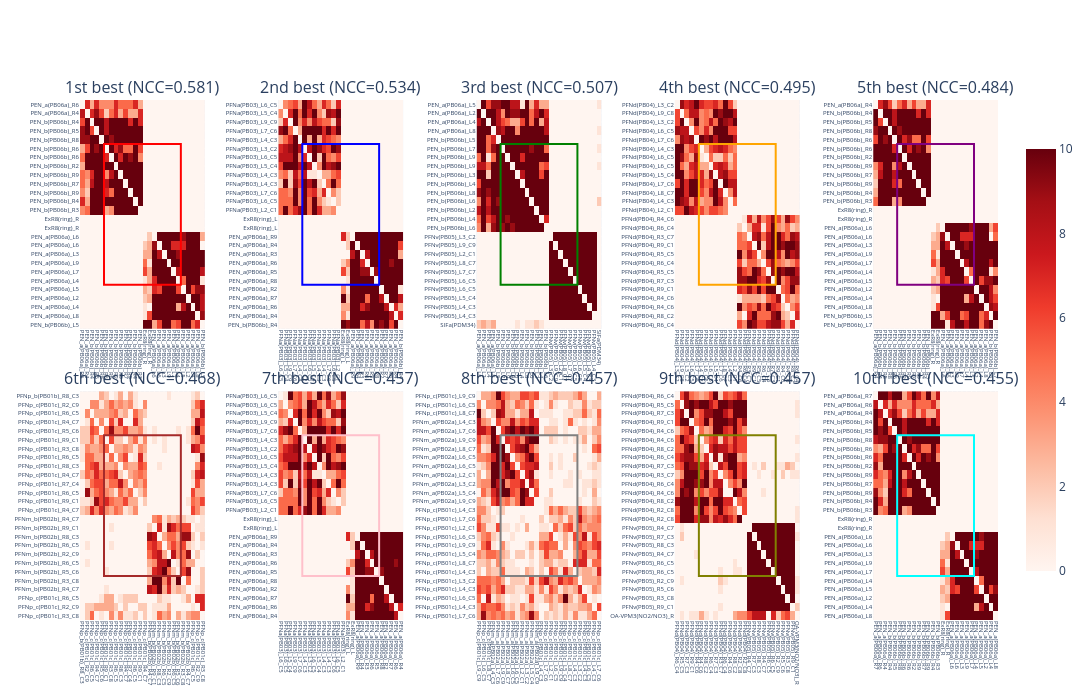

Write notebook code for a chart like this one.
### Markdown cell above
# find_best_submatrix

### Code cell
import numpy as np
from numpy.lib.stride_tricks import sliding_window_view
import matplotlib.pyplot as plt
from matplotlib.patches import Rectangle

def find_best_submatrix(image: np.ndarray,
                        pattern: np.ndarray,
                        method: str = "ncc",
                        return_map: bool = True,
                        eps: float = 1e-12,
                        top_k: int = 1):
    """
    Find the top-k best matching submatrices in `image` that match `pattern`.

    - method="ncc": normalized cross-correlation in [-1, 1]; higher is more similar
    - method="ssd": negative sum of squared differences; higher (less negative) is more similar

    Returns:
        List of tuples: [(top, left, best_score, best_patch), ...] for top-k matches
        If return_map=True, also returns score_map as last element
    """
    image = np.asarray(image, dtype=np.float64)
    pattern = np.asarray(pattern, dtype=np.float64)

    if image.ndim != 2 or pattern.ndim != 2:
        raise ValueError("Both `image` and `pattern` must be 2D arrays.")

    H, W = image.shape
    h, w = pattern.shape
    if h > H or w > W:
        raise ValueError("`pattern` must be smaller than or equal to `image` in both dimensions.")

    # Sliding window view over the image to compare every h×w patch
    windows = sliding_window_view(image, (h, w))  # shape: (H-h+1, W-w+1, h, w)

    if method.lower() == "ncc":
        # Z-score the pattern
        pattern_mean = pattern.mean()
        pattern_std = pattern.std() + eps
        pattern_z = (pattern - pattern_mean) / pattern_std

        # Window-wise mean/std
        win_mean = windows.mean(axis=(2, 3))
        win_std = windows.std(axis=(2, 3)) + eps

        # Pearson correlation coefficient via z-scored dot product
        score_map = ((windows - win_mean[..., None, None]) * pattern_z).sum(axis=(2, 3)) / (win_std * (h * w))

    elif method.lower() == "ssd":
        # Negative SSD so that higher is better
        diffs = windows - pattern  # broadcast over (h, w)
        score_map = -np.square(diffs).sum(axis=(2, 3))

    else:
        raise ValueError("Unsupported method. Use 'ncc' or 'ssd'.")

    # Find top-k matches
    flat_scores = score_map.flatten()
    top_k_indices = np.argpartition(flat_scores, -top_k)[-top_k:]
    top_k_indices = top_k_indices[np.argsort(flat_scores[top_k_indices])[::-1]]  # Sort in descending order
    
    results = []
    for idx in top_k_indices:
        best_rc = np.unravel_index(idx, score_map.shape)
        top, left = int(best_rc[0]), int(best_rc[1])
        best_score = float(score_map[best_rc])
        best_patch = image[top:top + h, left:left + w]
        results.append((top, left, best_score, best_patch))

    if return_map:
        return results, score_map
    return results


# --- Example usage (uses matrix W if it exists in the notebook) ---
try:
    W = W_sorted
    H, Wn = W.shape  # noqa: F821
    # Choose a pattern size (use 16×16 if possible, else fall back to half size)
    ph = 16 if H >= 16 else max(1, H // 2)
    pw = 16 if Wn >= 16 else max(1, Wn // 2)
    pattern = W_pattern

    top_k = 10
    results, score_map = find_best_submatrix(W_sorted, W_pattern, method=SUBMATRIX_METHOD, return_map=True, top_k=top_k) # ncc or ssd

    k = min(top_k, len(results))
    print(f"Top {k} best matches:")
    for i, (top, left, score, sub) in enumerate(results[:k]):
        if 'sorted_neuron_names' in locals() and top < len(sorted_neuron_names) and left < len(sorted_neuron_names):
            row_name = sorted_neuron_names[top]
            col_name = sorted_neuron_names[left]
            name_str = f" [{row_name} -> {col_name}]"
        else:
            name_str = ""
        print(f"  {i+1}. Top-left at (row={top}, col={left}){name_str}, NCC={score:.4f}, pattern size=({ph}, {pw})")

    if k == 0:
        print("No matches found.")
    else:
        # Consistent color scaling for W (robust percentiles)
        W_vmin, W_vmax = np.percentile(W, 1), np.percentile(W, 99)

        colors = ['red', 'blue', 'green', 'orange', 'purple', 'brown', 'pink', 'gray', 'olive', 'cyan']
        match_labels = ['1st best', '2nd best', '3rd best', '4th best', '5th best',
                        '6th best', '7th best', '8th best', '9th best', '10th best']

        # Figure 1: Full matrix with all top-k matches overlaid (Plotly)
        import os
        import plotly.graph_objects as go
        import plotly.io as pio

        fig1 = go.Figure(
            data=[
                go.Heatmap(
                    z=W,
                    colorscale="Reds",
                    zmin=W_vmin,
                    zmax=W_vmax,
                    colorbar=dict(len=0.85),
                    hovertemplate="Row %{y}, Col %{x}, Value %{z}<extra></extra>",
                )
            ]
        )

        # Add rectangle outlines for top-k matches
        for i, (top, left, _, _) in enumerate(results[:k]):
            x0 = left - 0.5
            x1 = left + pw - 0.5
            y0 = top - 0.5
            y1 = top + ph - 0.5
            fig1.add_trace(
                go.Scatter(
                    x=[x0, x1, x1, x0, x0],
                    y=[y0, y0, y1, y1, y0],
                    mode="lines",
                    line=dict(color=colors[i], width=2),
                    name=f"{match_labels[i]}",
                    hoverinfo="skip",
                    showlegend=True,
                )
            )

        fig1.update_layout(
            title=f"Matrix W with top {k} matches with {SUBMATRIX_METHOD} method",
            xaxis_title="Column",
            yaxis_title="Row",
            yaxis=dict(scaleanchor="x", autorange="reversed"),
            template="plotly_white",
            legend=dict(x=0.99, y=0.01, xanchor="right", yanchor="bottom", font=dict(size=10)),
            margin=dict(l=60, r=60, t=60, b=60),
            width=800,
            height=800,
        )

        # Save interactive HTML
        output_dir = "/home/pajucg/2D/docs"
        os.makedirs(output_dir, exist_ok=True)
        fig1_html_path = os.path.join(output_dir, f"{REGION}_matrix_W_top_{k}_matches_{SUBMATRIX_METHOD}_{PATTERN}.html")
        pio.write_html(fig1, file=fig1_html_path, include_plotlyjs="cdn", full_html=True)
        # Also display in notebook
        fig1.show()

        # Figure 2: Compact zoom grid of top-k matches (Plotly)
        from plotly.subplots import make_subplots
        import plotly.graph_objects as go

        cols = min(5, k)
        rows = int(np.ceil(k / cols))

        # Titles for each subplot (fill with empty for unused slots)
        subplot_titles = []
        for idx in range(rows * cols):
            if idx < k:
                top_i, left_i, score_i, _ = results[idx]
                subplot_titles.append(f"{match_labels[idx]} (NCC={score_i:.3f})")
            else:
                subplot_titles.append("")

        fig2 = make_subplots(
            rows=rows,
            cols=cols,
            subplot_titles=subplot_titles,
            horizontal_spacing=0.08,
            vertical_spacing=0.12,
        )

        for idx in range(rows * cols):
            r = (idx // cols) + 1
            c = (idx % cols) + 1
            if idx < k:
                top, left, score, _ = results[idx]
                # Zoom bounds
                zoom_margin = 5
                zoom_top = max(0, top - zoom_margin)
                zoom_bottom = min(H, top + ph + zoom_margin)
                zoom_left = max(0, left - zoom_margin)
                zoom_right = min(Wn, left + pw + zoom_margin)

                zoom_region = W[zoom_top:zoom_bottom, zoom_left:zoom_right]

                # Use absolute indices for axes (so labels can be neuron names)
                x_vals = np.arange(zoom_left, zoom_right)
                y_vals = np.arange(zoom_top, zoom_bottom)

                fig2.add_trace(
                    go.Heatmap(
                        z=zoom_region,
                        x=x_vals,
                        y=y_vals,
                        coloraxis="coloraxis",
                        zsmooth=False,
                    ),
                    row=r,
                    col=c,
                )

                # Rectangle in data coordinates around the matched patch
                axis_index = (r - 1) * cols + c
                fig2.add_shape(
                    type="rect",
                    xref=f"x{axis_index}",
                    yref=f"y{axis_index}",
                    x0=left - 0.5,
                    y0=top - 0.5,
                    x1=left + pw - 0.5,
                    y1=top + ph - 0.5,
                    line=dict(color=colors[idx], width=2),
                    fillcolor="rgba(0,0,0,0)",
                )

                # Axis tick labels
                if 'sorted_neuron_names' in locals():
                    zoom_row_names = [sorted_neuron_names[j] if j < len(sorted_neuron_names) else f"Row {j}" for j in y_vals]
                    zoom_col_names = [sorted_neuron_names[j] if j < len(sorted_neuron_names) else f"Col {j}" for j in x_vals]
                else:
                    zoom_row_names = [f"Row {j}" for j in y_vals]
                    zoom_col_names = [f"Col {j}" for j in x_vals]

                fig2.update_xaxes(
                    tickmode="array",
                    tickvals=x_vals,
                    ticktext=zoom_col_names,
                    tickangle=90,
                    tickfont=dict(size=6),
                    row=r,
                    col=c,
                )
                fig2.update_yaxes(
                    tickmode="array",
                    tickvals=y_vals,
                    ticktext=zoom_row_names,
                    autorange="reversed",
                    tickfont=dict(size=6),
                    row=r,
                    col=c,
                )
            else:
                # Hide unused subplots
                fig2.update_xaxes(visible=False, row=r, col=c)
                fig2.update_yaxes(visible=False, row=r, col=c)

        # Shared colorbar and sizing
        fig2.update_layout(
            coloraxis=dict(
                colorscale="Reds",
                cmin=W_vmin,
                cmax=W_vmax,
                colorbar=dict(len=0.85),
            ),
            width=int(350 * cols),
            height=int(350 * rows),
        )
        fig2.show()
        output_dir = "/home/pajucg/2D/docs"
        os.makedirs(output_dir, exist_ok=True)
        fig2_html_path = os.path.join(output_dir, f"{REGION}_fig2_zoomed_patches_{PATTERN}.html")
        pio.write_html(fig2, file=fig2_html_path, include_plotlyjs="cdn", full_html=True)        
        print("Saved fig2 to fig2_zoomed_patches.html")

        # Figure 3: Similarity map with top-k markers
        fig3, ax3 = plt.subplots(1, 1, figsize=(8, 6), constrained_layout=True)
        im3 = ax3.imshow(score_map, cmap="magma", interpolation="nearest", aspect="equal")
        for i, (top, left, score, _) in enumerate(results[:k]):
            ax3.plot(left, top, marker='o', markersize=6, color=colors[i],
                     markeredgecolor='white', markeredgewidth=1.5,
                     label=f"{match_labels[i]} ({score:.3f})")
        ax3.set_title(f"Similarity map ({SUBMATRIX_METHOD}) with top {k} matches")
        ax3.set_xlabel("Left column index")
        ax3.set_ylabel("Top row index")
        ax3.legend(bbox_to_anchor=(1.02, 1), loc='upper left', fontsize=8)
        fig3.colorbar(im3, ax=ax3, shrink=0.85)
        plt.show()

except NameError:
    # If W is not defined yet in the notebook, just define a tiny demo
    demo = np.random.rand(32, 32)
    tpl = demo[8:16, 10:18] + 0.25  # make a slightly brighter patch
    results, smap = find_best_submatrix(demo, tpl, method="ssd", return_map=True, top_k=10)
    print("(Demo) Top 10 matches:")
    for i, (t, l, s, sub) in enumerate(results):
        print(f"  {i+1}. Best match at (row={t}, col={l}), SSD={s:.4f}")

### Figure 1 — Plotly figure (JSON) as saved in the notebook; plotly's stock layout.template omitted (floating-point values rounded to 4 significant figures; data arrays with more than 128 entries replaced by an {"elided": "..."} marker saying what was removed)
{"data": [{"coloraxis": "coloraxis", "type": "heatmap", "x": [231, 232, 233, 234, 235, 236, 237, 238, 239, 240, 241, 242, 243, 244, 245, 246, 247, 248, 249, 250, 251, 252, 253, 254, 255, 256], "xaxis": "x", "y": [231, 232, 233, 234, 235, 236, 237, 238, 239, 240, 241, 242, 243, 244, 245, 246, 247, 248, 249, 250, 251, 252, 253, 254, 255, 256], "yaxis": "y", "z": {"elided": "26x26 int values"}, "zsmooth": false}, {"coloraxis": "coloraxis", "type": "heatmap", "x": [208, 209, 210, 211, 212, 213, 214, 215, 216, 217, 218, 219, 220, 221, 222, 223, 224, 225, 226, 227, 228, 229, 230, 231, 232, 233], "xaxis": "x2", "y": [208, 209, 210, 211, 212, 213, 214, 215, 216, 217, 218, 219, 220, 221, 222, 223, 224, 225, 226, 227, 228, 229, 230, 231, 232, 233], "yaxis": "y2", "z": {"elided": "26x26 int values"}, "zsmooth": false}, {"coloraxis": "coloraxis", "type": "heatmap", "x": [252, 253, 254, 255, 256, 257, 258, 259, 260, 261, 262, 263, 264, 265, 266, 267, 268, 269, 270, 271, 272, 273, 274, 275, 276, 277], "xaxis": "x3", "y": [252, 253, 254, 255, 256, 257, 258, 259, 260, 261, 262, 263, 264, 265, 266, 267, 268, 269, 270, 271, 272, 273, 274, 275, 276, 277], "yaxis": "y3", "z": {"elided": "26x26 int values"}, "zsmooth": false}, {"coloraxis": "coloraxis", "type": "heatmap", "x": [326, 327, 328, 329, 330, 331, 332, 333, 334, 335, 336, 337, 338, 339, 340, 341, 342, 343, 344, 345, 346, 347, 348, 349, 350, 351], "xaxis": "x4", "y": [326, 327, 328, 329, 330, 331, 332, 333, 334, 335, 336, 337, 338, 339, 340, 341, 342, 343, 344, 345, 346, 347, 348, 349, 350, 351], "yaxis": "y4", "z": {"elided": "26x26 int values"}, "zsmooth": false}, {"coloraxis": "coloraxis", "type": "heatmap", "x": [232, 233, 234, 235, 236, 237, 238, 239, 240, 241, 242, 243, 244, 245, 246, 247, 248, 249, 250, 251, 252, 253, 254, 255, 256, 257], "xaxis": "x5", "y": [232, 233, 234, 235, 236, 237, 238, 239, 240, 241, 242, 243, 244, 245, 246, 247, 248, 249, 250, 251, 252, 253, 254, 255, 256, 257], "yaxis": "y5", "z": {"elided": "26x26 int values"}, "zsmooth": false}, {"coloraxis": "coloraxis", "type": "heatmap", "x": [117, 118, 119, 120, 121, 122, 123, 124, 125, 126, 127, 128, 129, 130, 131, 132, 133, 134, 135, 136, 137, 138, 139, 140, 141, 142], "xaxis": "x6", "y": [117, 118, 119, 120, 121, 122, 123, 124, 125, 126, 127, 128, 129, 130, 131, 132, 133, 134, 135, 136, 137, 138, 139, 140, 141, 142], "yaxis": "y6", "z": {"elided": "26x26 int values"}, "zsmooth": false}, {"coloraxis": "coloraxis", "type": "heatmap", "x": [207, 208, 209, 210, 211, 212, 213, 214, 215, 216, 217, 218, 219, 220, 221, 222, 223, 224, 225, 226, 227, 228, 229, 230, 231, 232], "xaxis": "x7", "y": [207, 208, 209, 210, 211, 212, 213, 214, 215, 216, 217, 218, 219, 220, 221, 222, 223, 224, 225, 226, 227, 228, 229, 230, 231, 232], "yaxis": "y7", "z": {"elided": "26x26 int values"}, "zsmooth": false}, {"coloraxis": "coloraxis", "type": "heatmap", "x": [409, 410, 411, 412, 413, 414, 415, 416, 417, 418, 419, 420, 421, 422, 423, 424, 425, 426, 427, 428, 429, 430, 431, 432, 433, 434], "xaxis": "x8", "y": [409, 410, 411, 412, 413, 414, 415, 416, 417, 418, 419, 420, 421, 422, 423, 424, 425, 426, 427, 428, 429, 430, 431, 432, 433, 434], "yaxis": "y8", "z": {"elided": "26x26 int values"}, "zsmooth": false}, {"coloraxis": "coloraxis", "type": "heatmap", "x": [344, 345, 346, 347, 348, 349, 350, 351, 352, 353, 354, 355, 356, 357, 358, 359, 360, 361, 362, 363, 364, 365, 366, 367, 368, 369], "xaxis": "x9", "y": [344, 345, 346, 347, 348, 349, 350, 351, 352, 353, 354, 355, 356, 357, 358, 359, 360, 361, 362, 363, 364, 365, 366, 367, 368, 369], "yaxis": "y9", "z": {"elided": "26x26 int values"}, "zsmooth": false}, {"coloraxis": "coloraxis", "type": "heatmap", "x": [230, 231, 232, 233, 234, 235, 236, 237, 238, 239, 240, 241, 242, 243, 244, 245, 246, 247, 248, 249, 250, 251, 252, 253, 254, 255], "xaxis": "x10", "y": [230, 231, 232, 233, 234, 235, 236, 237, 238, 239, 240, 241, 242, 243, 244, 245, 246, 247, 248, 249, 250, 251, 252, 253, 254, 255], "yaxis": "y10", "z": {"elided": "26x26 int values"}, "zsmooth": false}], "layout": {"annotations": [{"font": {"size": 16}, "showarrow": false, "text": "1st best (NCC=0.581)", "x": 0.068, "xanchor": "center", "xref": "paper", "y": 1, "yanchor": "bottom", "yref": "paper"}, {"font": {"size": 16}, "showarrow": false, "text": "2nd best (NCC=0.534)", "x": 0.284, "xanchor": "center", "xref": "paper", "y": 1, "yanchor": "bottom", "yref": "paper"}, {"font": {"size": 16}, "showarrow": false, "text": "3rd best (NCC=0.507)", "x": 0.5, "xanchor": "center", "xref": "paper", "y": 1, "yanchor": "bottom", "yref": "paper"}, {"font": {"size": 16}, "showarrow": false, "text": "4th best (NCC=0.495)", "x": 0.716, "xanchor": "center", "xref": "paper", "y": 1, "yanchor": "bottom", "yref": "paper"}, {"font": {"size": 16}, "showarrow": false, "text": "5th best (NCC=0.484)", "x": 0.932, "xanchor": "center", "xref": "paper", "y": 1, "yanchor": "bottom", "yref": "paper"}, {"font": {"size": 16}, "showarrow": false, "text": "6th best (NCC=0.468)", "x": 0.068, "xanchor": "center", "xref": "paper", "y": 0.44, "yanchor": "bottom", "yref": "paper"}, {"font": {"size": 16}, "showarrow": false, "text": "7th best (NCC=0.457)", "x": 0.284, "xanchor": "center", "xref": "paper", "y": 0.44, "yanchor": "bottom", "yref": "paper"}, {"font": {"size": 16}, "showarrow": false, "text": "8th best (NCC=0.457)", "x": 0.5, "xanchor": "center", "xref": "paper", "y": 0.44, "yanchor": "bottom", "yref": "paper"}, {"font": {"size": 16}, "showarrow": false, "text": "9th best (NCC=0.457)", "x": 0.716, "xanchor": "center", "xref": "paper", "y": 0.44, "yanchor": "bottom", "yref": "paper"}, {"font": {"size": 16}, "showarrow": false, "text": "10th best (NCC=0.455)", "x": 0.932, "xanchor": "center", "xref": "paper", "y": 0.44, "yanchor": "bottom", "yref": "paper"}], "coloraxis": {"cmax": 10, "cmin": 0, "colorbar": {"len": 0.85}, "colorscale": [[0, "rgb(255,245,240)"], [0.125, "rgb(254,224,210)"], [0.25, "rgb(252,187,161)"], [0.375, "rgb(252,146,114)"], [0.5, "rgb(251,106,74)"], [0.625, "rgb(239,59,44)"], [0.75, "rgb(203,24,29)"], [0.875, "rgb(165,15,21)"], [1, "rgb(103,0,13)"]]}, "height": 700, "shapes": [{"fillcolor": "rgba(0,0,0,0)", "line": {"color": "red", "width": 2}, "type": "rect", "x0": 235.5, "x1": 251.5, "xref": "x", "y0": 235.5, "y1": 251.5, "yref": "y"}, {"fillcolor": "rgba(0,0,0,0)", "line": {"color": "blue", "width": 2}, "type": "rect", "x0": 212.5, "x1": 228.5, "xref": "x2", "y0": 212.5, "y1": 228.5, "yref": "y2"}, {"fillcolor": "rgba(0,0,0,0)", "line": {"color": "green", "width": 2}, "type": "rect", "x0": 256.5, "x1": 272.5, "xref": "x3", "y0": 256.5, "y1": 272.5, "yref": "y3"}, {"fillcolor": "rgba(0,0,0,0)", "line": {"color": "orange", "width": 2}, "type": "rect", "x0": 330.5, "x1": 346.5, "xref": "x4", "y0": 330.5, "y1": 346.5, "yref": "y4"}, {"fillcolor": "rgba(0,0,0,0)", "line": {"color": "purple", "width": 2}, "type": "rect", "x0": 236.5, "x1": 252.5, "xref": "x5", "y0": 236.5, "y1": 252.5, "yref": "y5"}, {"fillcolor": "rgba(0,0,0,0)", "line": {"color": "brown", "width": 2}, "type": "rect", "x0": 121.5, "x1": 137.5, "xref": "x6", "y0": 121.5, "y1": 137.5, "yref": "y6"}, {"fillcolor": "rgba(0,0,0,0)", "line": {"color": "pink", "width": 2}, "type": "rect", "x0": 211.5, "x1": 227.5, "xref": "x7", "y0": 211.5, "y1": 227.5, "yref": "y7"}, {"fillcolor": "rgba(0,0,0,0)", "line": {"color": "gray", "width": 2}, "type": "rect", "x0": 413.5, "x1": 429.5, "xref": "x8", "y0": 413.5, "y1": 429.5, "yref": "y8"}, {"fillcolor": "rgba(0,0,0,0)", "line": {"color": "olive", "width": 2}, "type": "rect", "x0": 348.5, "x1": 364.5, "xref": "x9", "y0": 348.5, "y1": 364.5, "yref": "y9"}, {"fillcolor": "rgba(0,0,0,0)", "line": {"color": "cyan", "width": 2}, "type": "rect", "x0": 234.5, "x1": 250.5, "xref": "x10", "y0": 234.5, "y1": 250.5, "yref": "y10"}], "width": 1750, "xaxis": {"anchor": "y", "domain": [0, 0.136], "tickangle": 90, "tickfont": {"size": 6}, "tickmode": "array", "ticktext": ["PEN_a(PB06a)_R6", "PEN_a(PB06a)_R4", "PEN_b(PB06b)_R4", "PEN_b(PB06b)_R5", "PEN_b(PB06b)_R8", "PEN_b(PB06b)_R6", "PEN_b(PB06b)_R6", "PEN_b(PB06b)_R2", "PEN_b(PB06b)_R9", "PEN_b(PB06b)_R7", "PEN_b(PB06b)_R9", "PEN_b(PB06b)_R4", "PEN_b(PB06b)_R3", "ExR8(ring)_R", "ExR8(ring)_R", "PEN_a(PB06a)_L6", "PEN_a(PB06a)_L6", "PEN_a(PB06a)_L3", "PEN_a(PB06a)_L9", "PEN_a(PB06a)_L7", "PEN_a(PB06a)_L4", "PEN_a(PB06a)_L5", "PEN_a(PB06a)_L2", "PEN_a(PB06a)_L4", "PEN_a(PB06a)_L8", "PEN_b(PB06b)_L5"], "tickvals": [231, 232, 233, 234, 235, 236, 237, 238, 239, 240, 241, 242, 243, 244, 245, 246, 247, 248, 249, 250, 251, 252, 253, 254, 255, 256]}, "xaxis10": {"anchor": "y10", "domain": [0.864, 1.0], "tickangle": 90, "tickfont": {"size": 6}, "tickmode": "array", "ticktext": ["PEN_a(PB06a)_R7", "PEN_a(PB06a)_R6", "PEN_a(PB06a)_R4", "PEN_b(PB06b)_R4", "PEN_b(PB06b)_R5", "PEN_b(PB06b)_R8", "PEN_b(PB06b)_R6", "PEN_b(PB06b)_R6", "PEN_b(PB06b)_R2", "PEN_b(PB06b)_R9", "PEN_b(PB06b)_R7", "PEN_b(PB06b)_R9", "PEN_b(PB06b)_R4", "PEN_b(PB06b)_R3", "ExR8(ring)_R", "ExR8(ring)_R", "PEN_a(PB06a)_L6", "PEN_a(PB06a)_L6", "PEN_a(PB06a)_L3", "PEN_a(PB06a)_L9", "PEN_a(PB06a)_L7", "PEN_a(PB06a)_L4", "PEN_a(PB06a)_L5", "PEN_a(PB06a)_L2", "PEN_a(PB06a)_L4", "PEN_a(PB06a)_L8"], "tickvals": [230, 231, 232, 233, 234, 235, 236, 237, 238, 239, 240, 241, 242, 243, 244, 245, 246, 247, 248, 249, 250, 251, 252, 253, 254, 255]}, "xaxis2": {"anchor": "y2", "domain": [0.216, 0.352], "tickangle": 90, "tickfont": {"size": 6}, "tickmode": "array", "ticktext": ["PFNa(PB03)_L6_C5", "PFNa(PB03)_L5_C4", "PFNa(PB03)_L9_C9", "PFNa(PB03)_L7_C6", "PFNa(PB03)_L4_C3", "PFNa(PB03)_L3_C2", "PFNa(PB03)_L6_C5", "PFNa(PB03)_L5_C4", "PFNa(PB03)_L4_C3", "PFNa(PB03)_L4_C3", "PFNa(PB03)_L7_C6", "PFNa(PB03)_L6_C5", "PFNa(PB03)_L2_C1", "ExR8(ring)_L", "ExR8(ring)_L", "PEN_a(PB06a)_R9", "PEN_a(PB06a)_R4", "PEN_a(PB06a)_R3", "PEN_a(PB06a)_R6", "PEN_a(PB06a)_R5", "PEN_a(PB06a)_R8", "PEN_a(PB06a)_R2", "PEN_a(PB06a)_R7", "PEN_a(PB06a)_R6", "PEN_a(PB06a)_R4", "PEN_b(PB06b)_R4"], "tickvals": [208, 209, 210, 211, 212, 213, 214, 215, 216, 217, 218, 219, 220, 221, 222, 223, 224, 225, 226, 227, 228, 229, 230, 231, 232, 233]}, "xaxis3": {"anchor": "y3", "domain": [0.432, 0.568], "tickangle": 90, "tickfont": {"size": 6}, "tickmode": "array", "ticktext": ["PEN_a(PB06a)_L5", "PEN_a(PB06a)_L2", "PEN_a(PB06a)_L4", "PEN_a(PB06a)_L8", "PEN_b(PB06b)_L5", "PEN_b(PB06b)_L7", "PEN_b(PB06b)_L9", "PEN_b(PB06b)_L9", "PEN_b(PB06b)_L3", "PEN_b(PB06b)_L4", "PEN_b(PB06b)_L8", "PEN_b(PB06b)_L6", "PEN_b(PB06b)_L2", "PEN_b(PB06b)_L4", "PEN_b(PB06b)_L6", "PFNv(PB05)_L3_C2", "PFNv(PB05)_L9_C9", "PFNv(PB05)_L2_C1", "PFNv(PB05)_L8_C7", "PFNv(PB05)_L7_C7", "PFNv(PB05)_L6_C5", "PFNv(PB05)_L6_C5", "PFNv(PB05)_L5_C4", "PFNv(PB05)_L4_C3", "PFNv(PB05)_L4_C3", "SIFa(PDM34)"], "tickvals": [252, 253, 254, 255, 256, 257, 258, 259, 260, 261, 262, 263, 264, 265, 266, 267, 268, 269, 270, 271, 272, 273, 274, 275, 276, 277]}, "xaxis4": {"anchor": "y4", "domain": [0.648, 0.784], "tickangle": 90, "tickfont": {"size": 6}, "tickmode": "array", "ticktext": ["PFNd(PB04)_L3_C2", "PFNd(PB04)_L9_C8", "PFNd(PB04)_L3_C2", "PFNd(PB04)_L6_C5", "PFNd(PB04)_L7_C6", "PFNd(PB04)_L4_C3", "PFNd(PB04)_L6_C5", "PFNd(PB04)_L6_C5", "PFNd(PB04)_L5_C4", "PFNd(PB04)_L7_C6", "PFNd(PB04)_L8_C7", "PFNd(PB04)_L4_C3", "PFNd(PB04)_L2_C1", "PFNd(PB04)_R4_C6", "PFNd(PB04)_R6_C4", "PFNd(PB04)_R3_C7", "PFNd(PB04)_R9_C1", "PFNd(PB04)_R5_C5", "PFNd(PB04)_R6_C4", "PFNd(PB04)_R5_C5", "PFNd(PB04)_R7_C3", "PFNd(PB04)_R9_C1", "PFNd(PB04)_R4_C6", "PFNd(PB04)_R4_C6", "PFNd(PB04)_R8_C2", "PFNd(PB04)_R6_C4"], "tickvals": [326, 327, 328, 329, 330, 331, 332, 333, 334, 335, 336, 337, 338, 339, 340, 341, 342, 343, 344, 345, 346, 347, 348, 349, 350, 351]}, "xaxis5": {"anchor": "y5", "domain": [0.864, 1.0], "tickangle": 90, "tickfont": {"size": 6}, "tickmode": "array", "ticktext": ["PEN_a(PB06a)_R4", "PEN_b(PB06b)_R4", "PEN_b(PB06b)_R5", "PEN_b(PB06b)_R8", "PEN_b(PB06b)_R6", "PEN_b(PB06b)_R6", "PEN_b(PB06b)_R2", "PEN_b(PB06b)_R9", "PEN_b(PB06b)_R7", "PEN_b(PB06b)_R9", "PEN_b(PB06b)_R4", "PEN_b(PB06b)_R3", "ExR8(ring)_R", "ExR8(ring)_R", "PEN_a(PB06a)_L6", "PEN_a(PB06a)_L6", "PEN_a(PB06a)_L3", "PEN_a(PB06a)_L9", "PEN_a(PB06a)_L7", "PEN_a(PB06a)_L4", "PEN_a(PB06a)_L5", "PEN_a(PB06a)_L2", "PEN_a(PB06a)_L4", "PEN_a(PB06a)_L8", "PEN_b(PB06b)_L5", "PEN_b(PB06b)_L7"], "tickvals": [232, 233, 234, 235, 236, 237, 238, 239, 240, 241, 242, 243, 244, 245, 246, 247, 248, 249, 250, 251, 252, 253, 254, 255, 256, 257]}, "xaxis6": {"anchor": "y6", "domain": [0, 0.136], "tickangle": 90, "tickfont": {"size": 6}, "tickmode": "array", "ticktext": ["PFNp_b(PB01b)_R8_C3", "PFNp_c(PB01c)_R2_C9", "PFNp_c(PB01c)_R6_C5", "PFNp_c(PB01c)_R4_C7", "PFNp_c(PB01c)_R5_C6", "PFNp_c(PB01c)_R9_C1", "PFNp_c(PB01c)_R3_C8", "PFNp_c(PB01c)_R6_C5", "PFNp_c(PB01c)_R8_C3", "PFNp_c(PB01c)_R4_C7", "PFNp_c(PB01c)_R7_C4", "PFNp_c(PB01c)_R6_C5", "PFNp_c(PB01c)_R9_C1", "PFNp_c(PB01c)_R4_C7", "PFNm_b(PB02b)_R4_C7", "PFNm_b(PB02b)_R9_C1", "PFNm_b(PB02b)_R8_C3", "PFNm_b(PB02b)_R6_C5", "PFNm_b(PB02b)_R2_C9", "PFNm_b(PB02b)_R6_C5", "PFNm_b(PB02b)_R5_C6", "PFNm_b(PB02b)_R3_C8", "PFNm_b(PB02b)_R4_C7", "PFNp_c(PB01c)_R6_C5", "PFNp_c(PB01c)_R2_C9", "PFNp_c(PB01c)_R3_C8"], "tickvals": [117, 118, 119, 120, 121, 122, 123, 124, 125, 126, 127, 128, 129, 130, 131, 132, 133, 134, 135, 136, 137, 138, 139, 140, 141, 142]}, "xaxis7": {"anchor": "y7", "domain": [0.216, 0.352], "tickangle": 90, "tickfont": {"size": 6}, "tickmode": "array", "ticktext": ["PFNa(PB03)_L6_C5", "PFNa(PB03)_L6_C5", "PFNa(PB03)_L5_C4", "PFNa(PB03)_L9_C9", "PFNa(PB03)_L7_C6", "PFNa(PB03)_L4_C3", "PFNa(PB03)_L3_C2", "PFNa(PB03)_L6_C5", "PFNa(PB03)_L5_C4", "PFNa(PB03)_L4_C3", "PFNa(PB03)_L4_C3", "PFNa(PB03)_L7_C6", "PFNa(PB03)_L6_C5", "PFNa(PB03)_L2_C1", "ExR8(ring)_L", "ExR8(ring)_L", "PEN_a(PB06a)_R9", "PEN_a(PB06a)_R4", "PEN_a(PB06a)_R3", "PEN_a(PB06a)_R6", "PEN_a(PB06a)_R5", "PEN_a(PB06a)_R8", "PEN_a(PB06a)_R2", "PEN_a(PB06a)_R7", "PEN_a(PB06a)_R6", "PEN_a(PB06a)_R4"], "tickvals": [207, 208, 209, 210, 211, 212, 213, 214, 215, 216, 217, 218, 219, 220, 221, 222, 223, 224, 225, 226, 227, 228, 229, 230, 231, 232]}, "xaxis8": {"anchor": "y8", "domain": [0.432, 0.568], "tickangle": 90, "tickfont": {"size": 6}, "tickmode": "array", "ticktext": ["PFNp_c(PB01c)_L9_C9", "PFNp_c(PB01c)_L6_C5", "PFNp_c(PB01c)_L8_C7", "PFNm_a(PB02a)_L4_C3", "PFNm_a(PB02a)_L7_C6", "PFNm_a(PB02a)_L9_C9", "PFNm_a(PB02a)_L8_C7", "PFNm_a(PB02a)_L6_C5", "PFNm_a(PB02a)_L6_C5", "PFNm_a(PB02a)_L2_C1", "PFNm_a(PB02a)_L3_C2", "PFNm_a(PB02a)_L5_C4", "PFNm_a(PB02a)_L9_C9", "PFNp_c(PB01c)_L4_C3", "PFNp_c(PB01c)_L7_C6", "PFNp_c(PB01c)_L2_C1", "PFNp_c(PB01c)_L6_C5", "PFNp_c(PB01c)_L9_C9", "PFNp_c(PB01c)_L5_C4", "PFNp_c(PB01c)_L8_C7", "PFNp_c(PB01c)_L4_C3", "PFNp_c(PB01c)_L3_C2", "PFNp_c(PB01c)_L4_C3", "PFNp_c(PB01c)_L6_C5", "PFNp_c(PB01c)_L4_C3", "PFNp_c(PB01c)_L7_C6"], "tickvals": [409, 410, 411, 412, 413, 414, 415, 416, 417, 418, 419, 420, 421, 422, 423, 424, 425, 426, 427, 428, 429, 430, 431, 432, 433, 434]}, "xaxis9": {"anchor": "y9", "domain": [0.648, 0.784], "tickangle": 90, "tickfont": {"size": 6}, "tickmode": "array", "ticktext": ["PFNd(PB04)_R6_C4", "PFNd(PB04)_R5_C5", "PFNd(PB04)_R7_C3", "PFNd(PB04)_R9_C1", "PFNd(PB04)_R4_C6", "PFNd(PB04)_R4_C6", "PFNd(PB04)_R8_C2", "PFNd(PB04)_R6_C4", "PFNd(PB04)_R7_C3", "PFNd(PB04)_R3_C7", "PFNd(PB04)_R6_C4", "PFNd(PB04)_R4_C6", "PFNd(PB04)_R8_C2", "PFNd(PB04)_R2_C8", "PFNd(PB04)_R2_C8", "PFNv(PB05)_R4_C7", "PFNv(PB05)_R7_C3", "PFNv(PB05)_R8_C3", "PFNv(PB05)_R4_C7", "PFNv(PB05)_R6_C5", "PFNv(PB05)_R6_C5", "PFNv(PB05)_R2_C9", "PFNv(PB05)_R5_C6", "PFNv(PB05)_R3_C8", "PFNv(PB05)_R9_C1", "OA-VPM3(NO2/NO3)_R"], "tickvals": [344, 345, 346, 347, 348, 349, 350, 351, 352, 353, 354, 355, 356, 357, 358, 359, 360, 361, 362, 363, 364, 365, 366, 367, 368, 369]}, "yaxis": {"anchor": "x", "autorange": "reversed", "domain": [0.56, 1], "tickfont": {"size": 6}, "tickmode": "array", "ticktext": ["PEN_a(PB06a)_R6", "PEN_a(PB06a)_R4", "PEN_b(PB06b)_R4", "PEN_b(PB06b)_R5", "PEN_b(PB06b)_R8", "PEN_b(PB06b)_R6", "PEN_b(PB06b)_R6", "PEN_b(PB06b)_R2", "PEN_b(PB06b)_R9", "PEN_b(PB06b)_R7", "PEN_b(PB06b)_R9", "PEN_b(PB06b)_R4", "PEN_b(PB06b)_R3", "ExR8(ring)_R", "ExR8(ring)_R", "PEN_a(PB06a)_L6", "PEN_a(PB06a)_L6", "PEN_a(PB06a)_L3", "PEN_a(PB06a)_L9", "PEN_a(PB06a)_L7", "PEN_a(PB06a)_L4", "PEN_a(PB06a)_L5", "PEN_a(PB06a)_L2", "PEN_a(PB06a)_L4", "PEN_a(PB06a)_L8", "PEN_b(PB06b)_L5"], "tickvals": [231, 232, 233, 234, 235, 236, 237, 238, 239, 240, 241, 242, 243, 244, 245, 246, 247, 248, 249, 250, 251, 252, 253, 254, 255, 256]}, "yaxis10": {"anchor": "x10", "autorange": "reversed", "domain": [0, 0.44], "tickfont": {"size": 6}, "tickmode": "array", "ticktext": ["PEN_a(PB06a)_R7", "PEN_a(PB06a)_R6", "PEN_a(PB06a)_R4", "PEN_b(PB06b)_R4", "PEN_b(PB06b)_R5", "PEN_b(PB06b)_R8", "PEN_b(PB06b)_R6", "PEN_b(PB06b)_R6", "PEN_b(PB06b)_R2", "PEN_b(PB06b)_R9", "PEN_b(PB06b)_R7", "PEN_b(PB06b)_R9", "PEN_b(PB06b)_R4", "PEN_b(PB06b)_R3", "ExR8(ring)_R", "ExR8(ring)_R", "PEN_a(PB06a)_L6", "PEN_a(PB06a)_L6", "PEN_a(PB06a)_L3", "PEN_a(PB06a)_L9", "PEN_a(PB06a)_L7", "PEN_a(PB06a)_L4", "PEN_a(PB06a)_L5", "PEN_a(PB06a)_L2", "PEN_a(PB06a)_L4", "PEN_a(PB06a)_L8"], "tickvals": [230, 231, 232, 233, 234, 235, 236, 237, 238, 239, 240, 241, 242, 243, 244, 245, 246, 247, 248, 249, 250, 251, 252, 253, 254, 255]}, "yaxis2": {"anchor": "x2", "autorange": "reversed", "domain": [0.56, 1], "tickfont": {"size": 6}, "tickmode": "array", "ticktext": ["PFNa(PB03)_L6_C5", "PFNa(PB03)_L5_C4", "PFNa(PB03)_L9_C9", "PFNa(PB03)_L7_C6", "PFNa(PB03)_L4_C3", "PFNa(PB03)_L3_C2", "PFNa(PB03)_L6_C5", "PFNa(PB03)_L5_C4", "PFNa(PB03)_L4_C3", "PFNa(PB03)_L4_C3", "PFNa(PB03)_L7_C6", "PFNa(PB03)_L6_C5", "PFNa(PB03)_L2_C1", "ExR8(ring)_L", "ExR8(ring)_L", "PEN_a(PB06a)_R9", "PEN_a(PB06a)_R4", "PEN_a(PB06a)_R3", "PEN_a(PB06a)_R6", "PEN_a(PB06a)_R5", "PEN_a(PB06a)_R8", "PEN_a(PB06a)_R2", "PEN_a(PB06a)_R7", "PEN_a(PB06a)_R6", "PEN_a(PB06a)_R4", "PEN_b(PB06b)_R4"], "tickvals": [208, 209, 210, 211, 212, 213, 214, 215, 216, 217, 218, 219, 220, 221, 222, 223, 224, 225, 226, 227, 228, 229, 230, 231, 232, 233]}, "yaxis3": {"anchor": "x3", "autorange": "reversed", "domain": [0.56, 1], "tickfont": {"size": 6}, "tickmode": "array", "ticktext": ["PEN_a(PB06a)_L5", "PEN_a(PB06a)_L2", "PEN_a(PB06a)_L4", "PEN_a(PB06a)_L8", "PEN_b(PB06b)_L5", "PEN_b(PB06b)_L7", "PEN_b(PB06b)_L9", "PEN_b(PB06b)_L9", "PEN_b(PB06b)_L3", "PEN_b(PB06b)_L4", "PEN_b(PB06b)_L8", "PEN_b(PB06b)_L6", "PEN_b(PB06b)_L2", "PEN_b(PB06b)_L4", "PEN_b(PB06b)_L6", "PFNv(PB05)_L3_C2", "PFNv(PB05)_L9_C9", "PFNv(PB05)_L2_C1", "PFNv(PB05)_L8_C7", "PFNv(PB05)_L7_C7", "PFNv(PB05)_L6_C5", "PFNv(PB05)_L6_C5", "PFNv(PB05)_L5_C4", "PFNv(PB05)_L4_C3", "PFNv(PB05)_L4_C3", "SIFa(PDM34)"], "tickvals": [252, 253, 254, 255, 256, 257, 258, 259, 260, 261, 262, 263, 264, 265, 266, 267, 268, 269, 270, 271, 272, 273, 274, 275, 276, 277]}, "yaxis4": {"anchor": "x4", "autorange": "reversed", "domain": [0.56, 1], "tickfont": {"size": 6}, "tickmode": "array", "ticktext": ["PFNd(PB04)_L3_C2", "PFNd(PB04)_L9_C8", "PFNd(PB04)_L3_C2", "PFNd(PB04)_L6_C5", "PFNd(PB04)_L7_C6", "PFNd(PB04)_L4_C3", "PFNd(PB04)_L6_C5", "PFNd(PB04)_L6_C5", "PFNd(PB04)_L5_C4", "PFNd(PB04)_L7_C6", "PFNd(PB04)_L8_C7", "PFNd(PB04)_L4_C3", "PFNd(PB04)_L2_C1", "PFNd(PB04)_R4_C6", "PFNd(PB04)_R6_C4", "PFNd(PB04)_R3_C7", "PFNd(PB04)_R9_C1", "PFNd(PB04)_R5_C5", "PFNd(PB04)_R6_C4", "PFNd(PB04)_R5_C5", "PFNd(PB04)_R7_C3", "PFNd(PB04)_R9_C1", "PFNd(PB04)_R4_C6", "PFNd(PB04)_R4_C6", "PFNd(PB04)_R8_C2", "PFNd(PB04)_R6_C4"], "tickvals": [326, 327, 328, 329, 330, 331, 332, 333, 334, 335, 336, 337, 338, 339, 340, 341, 342, 343, 344, 345, 346, 347, 348, 349, 350, 351]}, "yaxis5": {"anchor": "x5", "autorange": "reversed", "domain": [0.56, 1], "tickfont": {"size": 6}, "tickmode": "array", "ticktext": ["PEN_a(PB06a)_R4", "PEN_b(PB06b)_R4", "PEN_b(PB06b)_R5", "PEN_b(PB06b)_R8", "PEN_b(PB06b)_R6", "PEN_b(PB06b)_R6", "PEN_b(PB06b)_R2", "PEN_b(PB06b)_R9", "PEN_b(PB06b)_R7", "PEN_b(PB06b)_R9", "PEN_b(PB06b)_R4", "PEN_b(PB06b)_R3", "ExR8(ring)_R", "ExR8(ring)_R", "PEN_a(PB06a)_L6", "PEN_a(PB06a)_L6", "PEN_a(PB06a)_L3", "PEN_a(PB06a)_L9", "PEN_a(PB06a)_L7", "PEN_a(PB06a)_L4", "PEN_a(PB06a)_L5", "PEN_a(PB06a)_L2", "PEN_a(PB06a)_L4", "PEN_a(PB06a)_L8", "PEN_b(PB06b)_L5", "PEN_b(PB06b)_L7"], "tickvals": [232, 233, 234, 235, 236, 237, 238, 239, 240, 241, 242, 243, 244, 245, 246, 247, 248, 249, 250, 251, 252, 253, 254, 255, 256, 257]}, "yaxis6": {"anchor": "x6", "autorange": "reversed", "domain": [0, 0.44], "tickfont": {"size": 6}, "tickmode": "array", "ticktext": ["PFNp_b(PB01b)_R8_C3", "PFNp_c(PB01c)_R2_C9", "PFNp_c(PB01c)_R6_C5", "PFNp_c(PB01c)_R4_C7", "PFNp_c(PB01c)_R5_C6", "PFNp_c(PB01c)_R9_C1", "PFNp_c(PB01c)_R3_C8", "PFNp_c(PB01c)_R6_C5", "PFNp_c(PB01c)_R8_C3", "PFNp_c(PB01c)_R4_C7", "PFNp_c(PB01c)_R7_C4", "PFNp_c(PB01c)_R6_C5", "PFNp_c(PB01c)_R9_C1", "PFNp_c(PB01c)_R4_C7", "PFNm_b(PB02b)_R4_C7", "PFNm_b(PB02b)_R9_C1", "PFNm_b(PB02b)_R8_C3", "PFNm_b(PB02b)_R6_C5", "PFNm_b(PB02b)_R2_C9", "PFNm_b(PB02b)_R6_C5", "PFNm_b(PB02b)_R5_C6", "PFNm_b(PB02b)_R3_C8", "PFNm_b(PB02b)_R4_C7", "PFNp_c(PB01c)_R6_C5", "PFNp_c(PB01c)_R2_C9", "PFNp_c(PB01c)_R3_C8"], "tickvals": [117, 118, 119, 120, 121, 122, 123, 124, 125, 126, 127, 128, 129, 130, 131, 132, 133, 134, 135, 136, 137, 138, 139, 140, 141, 142]}, "yaxis7": {"anchor": "x7", "autorange": "reversed", "domain": [0, 0.44], "tickfont": {"size": 6}, "tickmode": "array", "ticktext": ["PFNa(PB03)_L6_C5", "PFNa(PB03)_L6_C5", "PFNa(PB03)_L5_C4", "PFNa(PB03)_L9_C9", "PFNa(PB03)_L7_C6", "PFNa(PB03)_L4_C3", "PFNa(PB03)_L3_C2", "PFNa(PB03)_L6_C5", "PFNa(PB03)_L5_C4", "PFNa(PB03)_L4_C3", "PFNa(PB03)_L4_C3", "PFNa(PB03)_L7_C6", "PFNa(PB03)_L6_C5", "PFNa(PB03)_L2_C1", "ExR8(ring)_L", "ExR8(ring)_L", "PEN_a(PB06a)_R9", "PEN_a(PB06a)_R4", "PEN_a(PB06a)_R3", "PEN_a(PB06a)_R6", "PEN_a(PB06a)_R5", "PEN_a(PB06a)_R8", "PEN_a(PB06a)_R2", "PEN_a(PB06a)_R7", "PEN_a(PB06a)_R6", "PEN_a(PB06a)_R4"], "tickvals": [207, 208, 209, 210, 211, 212, 213, 214, 215, 216, 217, 218, 219, 220, 221, 222, 223, 224, 225, 226, 227, 228, 229, 230, 231, 232]}, "yaxis8": {"anchor": "x8", "autorange": "reversed", "domain": [0, 0.44], "tickfont": {"size": 6}, "tickmode": "array", "ticktext": ["PFNp_c(PB01c)_L9_C9", "PFNp_c(PB01c)_L6_C5", "PFNp_c(PB01c)_L8_C7", "PFNm_a(PB02a)_L4_C3", "PFNm_a(PB02a)_L7_C6", "PFNm_a(PB02a)_L9_C9", "PFNm_a(PB02a)_L8_C7", "PFNm_a(PB02a)_L6_C5", "PFNm_a(PB02a)_L6_C5", "PFNm_a(PB02a)_L2_C1", "PFNm_a(PB02a)_L3_C2", "PFNm_a(PB02a)_L5_C4", "PFNm_a(PB02a)_L9_C9", "PFNp_c(PB01c)_L4_C3", "PFNp_c(PB01c)_L7_C6", "PFNp_c(PB01c)_L2_C1", "PFNp_c(PB01c)_L6_C5", "PFNp_c(PB01c)_L9_C9", "PFNp_c(PB01c)_L5_C4", "PFNp_c(PB01c)_L8_C7", "PFNp_c(PB01c)_L4_C3", "PFNp_c(PB01c)_L3_C2", "PFNp_c(PB01c)_L4_C3", "PFNp_c(PB01c)_L6_C5", "PFNp_c(PB01c)_L4_C3", "PFNp_c(PB01c)_L7_C6"], "tickvals": [409, 410, 411, 412, 413, 414, 415, 416, 417, 418, 419, 420, 421, 422, 423, 424, 425, 426, 427, 428, 429, 430, 431, 432, 433, 434]}, "yaxis9": {"anchor": "x9", "autorange": "reversed", "domain": [0, 0.44], "tickfont": {"size": 6}, "tickmode": "array", "ticktext": ["PFNd(PB04)_R6_C4", "PFNd(PB04)_R5_C5", "PFNd(PB04)_R7_C3", "PFNd(PB04)_R9_C1", "PFNd(PB04)_R4_C6", "PFNd(PB04)_R4_C6", "PFNd(PB04)_R8_C2", "PFNd(PB04)_R6_C4", "PFNd(PB04)_R7_C3", "PFNd(PB04)_R3_C7", "PFNd(PB04)_R6_C4", "PFNd(PB04)_R4_C6", "PFNd(PB04)_R8_C2", "PFNd(PB04)_R2_C8", "PFNd(PB04)_R2_C8", "PFNv(PB05)_R4_C7", "PFNv(PB05)_R7_C3", "PFNv(PB05)_R8_C3", "PFNv(PB05)_R4_C7", "PFNv(PB05)_R6_C5", "PFNv(PB05)_R6_C5", "PFNv(PB05)_R2_C9", "PFNv(PB05)_R5_C6", "PFNv(PB05)_R3_C8", "PFNv(PB05)_R9_C1", "OA-VPM3(NO2/NO3)_R"], "tickvals": [344, 345, 346, 347, 348, 349, 350, 351, 352, 353, 354, 355, 356, 357, 358, 359, 360, 361, 362, 363, 364, 365, 366, 367, 368, 369]}}}
